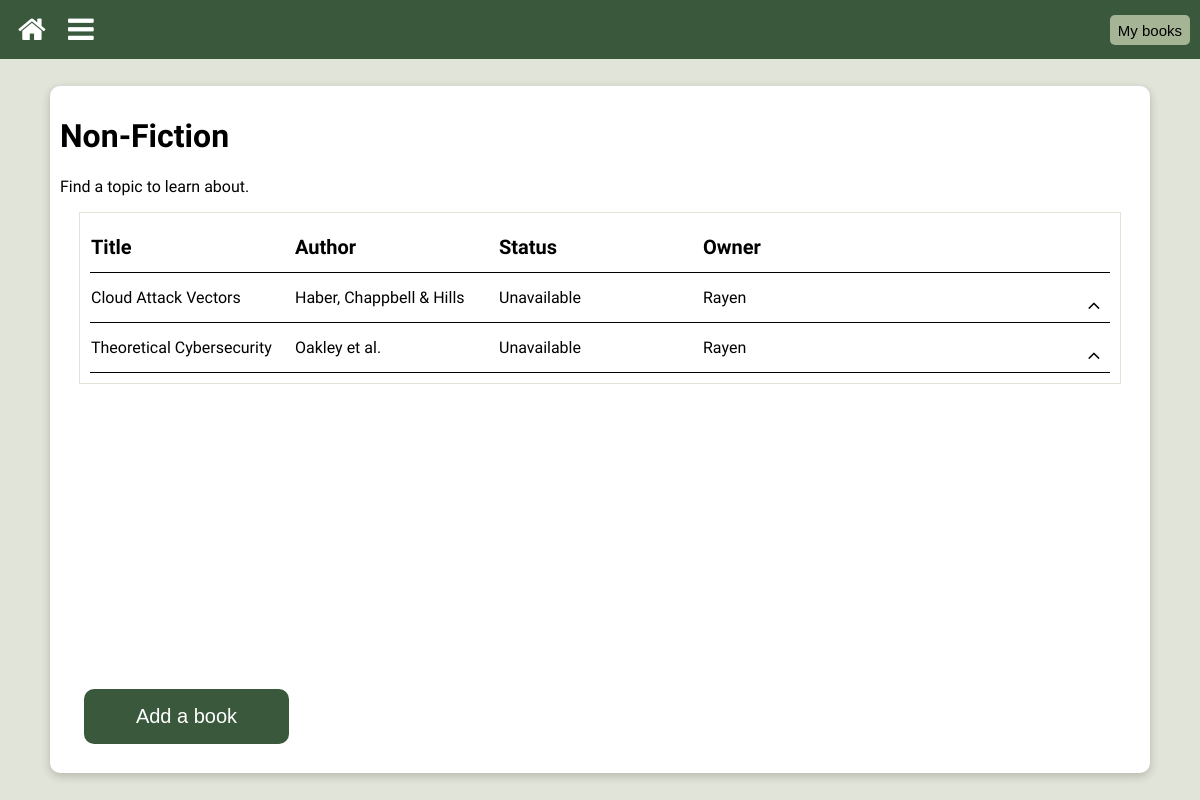
Before: /non-fiction (signed in) with the older database file.
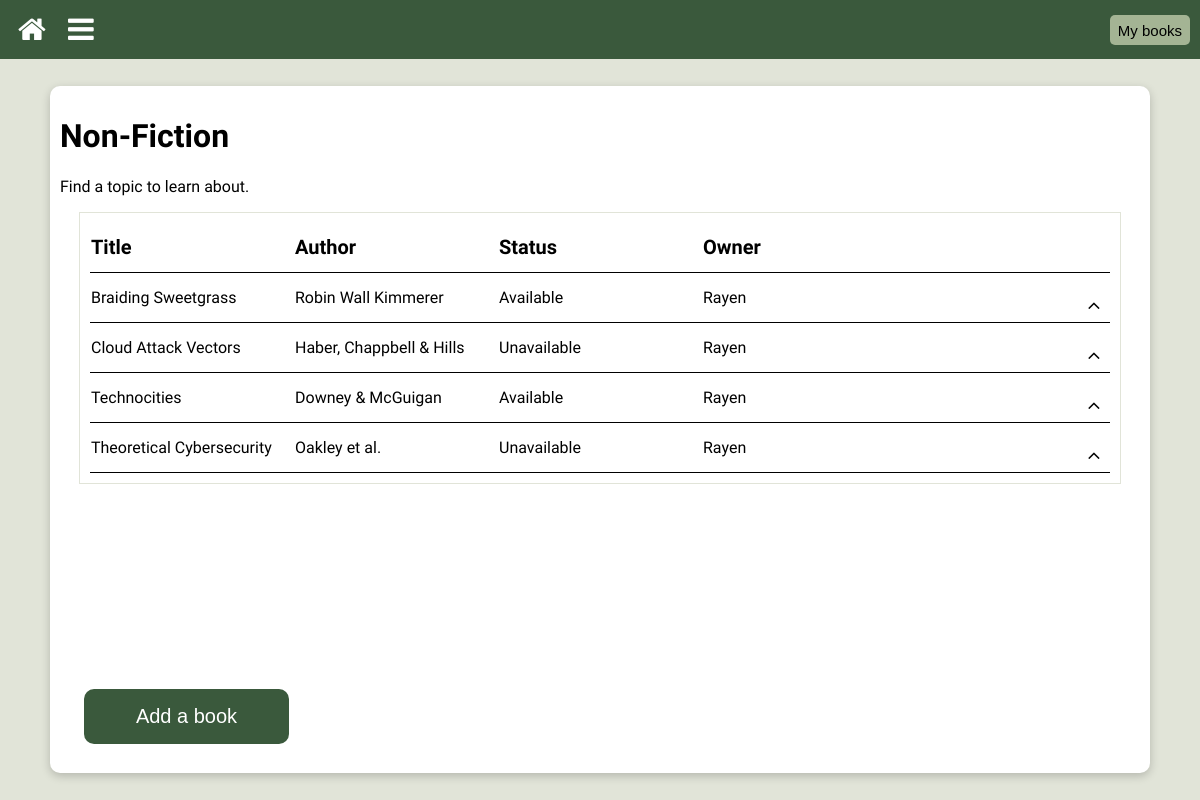
After: the same page with the newer database file.
### library/models.py (models this page shows, shortened)
class BookType(models.Model):
    booktype = models.CharField(max_length=30)
    @property
    def url(self):
        return f'{self.booktype}'.lower()
    def __str__(self):
        return f'{self.booktype}'

class Book(models.Model):
    STATUS_CHOICES = {
        "Y" : "Available",
        "O" : "On Loan",
        "R" : "Reserved",
        "U" : "Unavailable",
    }
    PERSON_CHOICES = {
        "R" : "Rayen",
        "D" : "Don",
        "C" : "Charlie",
        "S" : "Sam",
        "H" : "Honey",
        "A" : "Ash",
        "O" : "Soph",
        "N" : "None",
    }
    title = models.CharField(max_length=200, blank=True)
    author = models.CharField(max_length=200, blank=True)
    booktype = models.ForeignKey(BookType, on_delete=models.CASCADE, related_name='books')
    genre = models.ForeignKey(Genre, on_delete=models.CASCADE, related_name='books')
    owner = models.CharField(max_length=1, choices=PERSON_CHOICES, default="N")
    blurb = models.CharField(max_length=1000, blank=True, default='')
    tags = TaggableManager()
    status = models.CharField(max_length=1, choices=STATUS_CHOICES, default="Available")
    borrower = models.CharField(max_length=1, choices=PERSON_CHOICES, default="N")
    class Meta:
        ordering = ['title']

### library/views.py (the view)
# urls.py: path("<slug:booktype>", views.list),
@login_required(login_url="/login/")
def list(request, booktype="all", genre=None):
    template = loader.get_template('list.html')
    list_context = get_list_context(booktype, genre)
    context = header_context | list_context
    return HttpResponse(template.render(context, request))

### library/contexts.py (called while the page is built)
def get_list_context(booktype_url, genre_url):
    context = list_context_base[booktype_url]
    if booktype_url == "all":
        context['list'] = Book.objects.all()
    else:
        booktype = booktype_url.title()
        if genre_url:
            genre = genre_url.title()
            context['list'] = Book.objects.filter(booktype__booktype=booktype).filter(genre__genre=genre)
        else:
            context['list'] = Book.objects.filter(booktype__booktype=booktype)
    return context

### library/models.py (called while the page is built)
    @property
    def url(self):
        return f'{self.genre}'.lower()

### templates/list.html (shortened to what this page needs)
{% extends "base.html" %}
{% load static %}
{% block container %}list{% endblock %}
{% block content %}
    <div class="main">
        <div class="text-container">
            <h1>{{ title }}</h1>
            <p>{{ intro }}</p>
            <div class="list-container">
            <table class="list-table">
                <tr class="header-row">
                    <th>Title</th>
                    <th>Author</th>
                    <th>Status</th>
                    <th>Owner</th>
                    <th></th>
                </tr>
                {% if list %}
                    {% for item in list %}
                        <tr id="row_{{ item.id }}" class="collapsed-row">
                            <td>{{ item.title }}</td>
                            <td>{{ item.author }}</td>
                            {% if item.booktype.booktype == "Series" %}
                                <td>-</td>
                            {% else %}
                                <td>{{ item.get_status_display }}</td>
                            {% endif %}
                            <td>{{ item.get_owner_display }}</td>
                            <td>
                                <button class="iconbtn iconbtn-small action" expanded="false" id="{{ item.id }}" onclick="toggle(this.id)"><i class="fa black fa-angle-up" id="icon_{{ item.id }}"></i></button>
                            </td>
                        </tr>
                    {% endfor %}
                {% else %}
                   <tr>
                     <td class="list-no-items">No items have been added for this section yet :(</td>
                   </tr>
                {% endif %}
        </table>
        </div>
        <button class="text-button text-large add-book" onclick="window.location.href='/book';">Add a book</button>
        </div>
    </div>
{% endblock %}

### templates/base.html (shortened to what this page needs)
<!DOCTYPE html>
<html>
{% load static %}
<head>
    <link rel="stylesheet" href="https://cdnjs.cloudflare.com/ajax/libs/font-awesome/4.7.0/css/font-awesome.min.css">
    <link rel="stylesheet" href="{% static 'css/base.css' %}">
    <link rel="stylesheet" href="{% static 'css/header.css' %}">
    <link rel="stylesheet" href="{% static 'css/form.css' %}">
    <link rel="stylesheet" href="{% static 'css/list.css' %}">
</head>
<body>
<div class="container_{% block container %}{% endblock %}">
    {% include "header.html" %}
    {% block content %}{% endblock %}
</div>
</body>
</html>

### templates/header.html (shortened to what this page needs)
<header class="header">
    <div class="iconbtn-container">
        <button onclick="window.location.href='/';" class="iconbtn iconbtn-large"><i class="fa white fa-home"></i></button>
    </div>
    <div class="iconbtn-container">
        <button onclick="dropdown()" class="iconbtn iconbtn-large"><i class="fa white fa-bars"></i></button>
    </div>
    <div>
        <button class="text-button text-small light centered" onclick="window.location.href='/user/{{ user.first_name }}';">My books</button>
    </div>
</header>

### static/css/base.css (style rules this page uses)
body { margin: 0; height: 100vh; }
.container_list { display: grid; grid-template-columns: 1fr; grid-template-rows: 59px 1fr; gap: 0px 0px; grid-template-areas: "header" "main"; height: 100%; }
.add-book { position: fixed; bottom: 7%; left: 7%; }

### static/css/header.css (style rules this page uses)
.light { background-color: var(--secondary-green) !important; color: black !important; }
.centered { float:right; -ms-transform: translateY(50%); transform: translateY(50%); margin-right: 10px; }

### static/css/list.css (style rules this page uses)
.action { float: right; }
.list-container { position: absolute; max-height: 60%; overflow-x: hidden; overflow-y: scroll; display:block; border: 1px solid var(--main-grey); left: 0; right: 0; margin: 0 auto; padding: 10px; width: 85%; }
.list-table { width: 100%; white-space: nowrap; table-layout: fixed; border-collapse: collapse; }
.list-table tr { height: 50px; }
.list-table th { font-weight: bold; font-size: 20px; }
.list-table th, .list-table td { padding-bottom: 2px; overflow: hidden; text-overflow: ellipsis; border-collapse: collapse; text-align: left; }
.header-row, .collapsed-row { border:0; border-bottom: 1px solid black; background-color: transparent; }

### static/css/assets/assets.css (style rules this page uses)
:root { --main-green: #3A593C; --secondary-green: #A4B494; --main-grey: #E1E4D8; --accent-blue: #6C91C2; --accent-red: #BF8B85; }
.header { grid-area: header; height: 59px; background: var(--main-green); }
.main { grid-area: main; background-color: var(--main-grey); min-height: 100%; display: flex; align-items: center; justify-content: center; }
.text-container { border-radius: 10px; background-color: white; color: black; width: 90%; min-height: 90%; max-height: 90%; padding: 10px; box-shadow: 0 3px 10px rgb(0 0 0 / 0.2); font-family: 'Recursive', sans-serif; }

### static/css/assets/buttons.css (style rules this page uses)
.text-button { border-color: transparent; background-color: var(--main-green); color:white; }
.text-large { border-radius: 10px; width: 205px; height: 55px; font-size: 20px; }
.text-small { border-radius: 5px; width: auto; height: 30px; font-size: 15px; float: right; }
.iconbtn-container { border: none; cursor: pointer; }
.iconbtn { float:left; -ms-transform: translateY(25%); transform: translateY(25%); margin-left: 10px; border-radius: 10px; background-color: transparent; border-color: transparent; }
.iconbtn-large { width: 40px; height: 40px; font-size: 30px; }
.iconbtn-small { width: 30px; height: 30px; font-size: 20px; }
.white { color: white; }
.black { color: black; }

Changed rows visible on the page:
added Book: title "Braiding Sweetgrass", author "Robin Wall Kimmerer", status "Available", owner "Rayen"
added Book: title "Technocities", author "Downey & McGuigan", status "Available", owner "Rayen"
